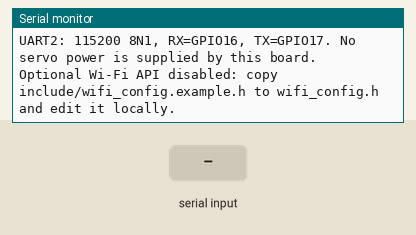
A program run on a simulated ESP32. On the bench: the last lines printed to the serial monitor. The test bench sets the inputs (shaded band).

Above: at 1.2 s.
1.3 s: "CHANGE_ME\n" received over Serial
At 1.7 s:
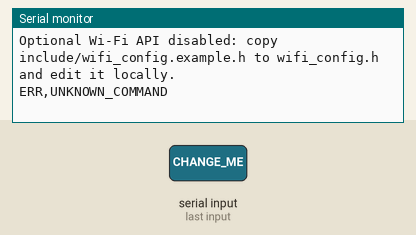
2.8 s: "CHANGE_ME\n" received over the second serial link
At 4.0 s:
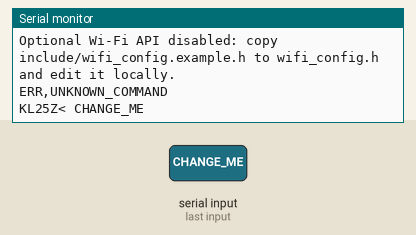
4.3 s: "OK,ARMED\n" received over the second serial link
At 5.6 s:
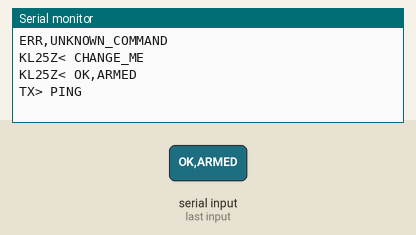
6.3 s: "OK,ARMED\n" received over Serial
At 6.7 s:
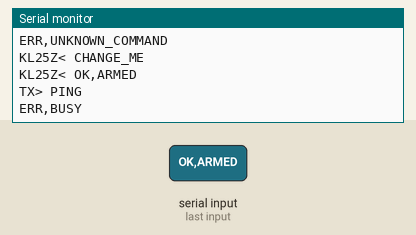
8.3 s: "READY,\n" received over the second serial link
At 9.4 s:
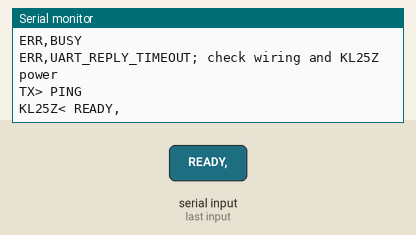
9.8 s: "OK,DISARMED\n" received over the second serial link
At 10.6 s:
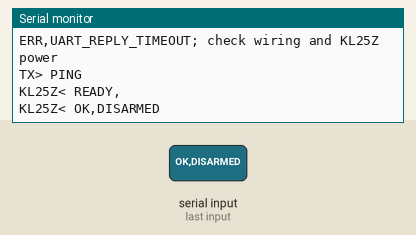

Measured:
- after the input at 1.3 s, the serial monitor: prints a new line at once (image 1)
- after the input at 2.8 s, the serial monitor: prints a new line at once (image 2)
- after the input at 4.3 s, the serial monitor: prints a new line at once (image 3)
- after the input at 6.3 s, the serial monitor: prints a new line at once (image 4)
- after the input at 8.3 s, the serial monitor: prints a new line at once (image 5)
- after the input at 9.8 s, the serial monitor: prints a new line at once (image 6)

The program:

main.cpp
```cpp
#include <Arduino.h>
#include <string.h>
#include <stdio.h>
#include "board_pins.h"
#include "tuki_protocol.h"

#if __has_include("wifi_config.h")
#include "wifi_config.h"
#define TUKI_WIFI_CONFIGURED 1
#include <WebServer.h>
#include <WiFi.h>
#else
#define TUKI_WIFI_CONFIGURED 0
#endif

namespace {
constexpr size_t kLineBufferSize = TUKI_LINE_MAX + 1u;
HardwareSerial RobotSerial(2);
char usbLine[kLineBufferSize];
size_t usbLength = 0u;
bool discardUsbLine = false;
char klLine[kLineBufferSize];
size_t klLength = 0u;
bool discardKlLine = false;
bool uartReplyPending = false;
bool klArmed = false;
uint32_t heartbeatDueAt = 0u;
uint32_t commandSentAt = 0u;
char latestKlReply[kLineBufferSize] = "not-connected";
bool sendValidatedCommand(const char *line, size_t length);

#if TUKI_WIFI_CONFIGURED
WebServer apiServer(80);
bool apiServerStarted = false;
bool wifiAttemptStarted = false;
uint32_t wifiAttemptAt = 0u;

bool wifiConfigIsValid()
{
    return strlen(TUKI_API_TOKEN) >= 24u && strncmp(TUKI_API_TOKEN, "CHANGE_ME", 9u) != 0;
}

bool apiAuthorized()
{
    if (apiServer.header("Authorization") != String("Bearer ") + TUKI_API_TOKEN) {
        apiServer.send(401, "application/json", "{\"error\":\"unauthorized\"}");
        return false;
    }
    return true;
}

void handleApiCommand()
{
    if (!apiAuthorized()) return;
    if (uartReplyPending) {
        apiServer.send(409, "application/json", "{\"error\":\"command_pending\"}");
        return;
    }
    String commandText = apiServer.arg("command");
    if (commandText.length() == 0) commandText = apiServer.arg("plain");
    if (commandText.length() == 0 || commandText.length() > TUKI_LINE_MAX) {
        apiServer.send(400, "application/json", "{\"error\":\"invalid_command_length\"}");
        return;
    }
    if (!sendValidatedCommand(commandText.c_str(), commandText.length())) {
        apiServer.send(422, "application/json", "{\"error\":\"command_rejected\"}");
        return;
    }
    uartReplyPending = true;
    apiServer.send(202, "application/json", "{\"accepted\":true,\"poll\":\"/api/status\"}");
}

void handleApiStatus()
{
    if (!apiAuthorized()) return;
    String reply = latestKlReply;
    reply.replace("\\", "\\\\");
    reply.replace("\"", "\\\"");
    char body[256];
    snprintf(body, sizeof(body), "{\"pending\":%s,\"reply\":\"%s\"}",
             uartReplyPending ? "true" : "false", reply.c_str());
    apiServer.send(200, "application/json", body);
}

void startApiIfReady()
{
    if (!wifiAttemptStarted) {
        WiFi.mode(WIFI_STA);
        WiFi.begin(TUKI_WIFI_SSID, TUKI_WIFI_PASSWORD);
        wifiAttemptStarted = true;
        wifiAttemptAt = millis();
        Serial.println("Wi-Fi connection started; credentials are local-only.");
    }
    if (!apiServerStarted && WiFi.status() == WL_CONNECTED) {
        static const char *headers[] = {"Authorization"};
        apiServer.collectHeaders(headers, 1u);
        apiServer.on("/api/command", HTTP_POST, handleApiCommand);
        apiServer.on("/api/status", HTTP_GET, handleApiStatus);
        apiServer.begin();
        apiServerStarted = true;
        Serial.print("Local API: http://");
        Serial.println(WiFi.localIP());
        Serial.println("Use Authorization: Bearer <local token>; never expose this endpoint to the public Internet.");
    }
    if (apiServerStarted) apiServer.handleClient();
    if (wifiAttemptStarted && !apiServerStarted && millis() - wifiAttemptAt > 20000u) {
        Serial.println("Wi-Fi not connected yet; retrying without blocking the UART bridge.");
        WiFi.disconnect();
        WiFi.begin(TUKI_WIFI_SSID, TUKI_WIFI_PASSWORD);
        wifiAttemptAt = millis();
    }
}
#endif

void writeError(const char *reason)
{
    Serial.print("ERR,");
    Serial.println(reason);
}

bool sendValidatedCommand(const char *line, size_t length)
{
    if (uartReplyPending) {
        writeError("BUSY");
        return false;
    }
    tuki_command_t command;
    const tuki_parse_result_t result = tuki_parse_line(line, length, &command);
    if (result != TUKI_PARSE_OK) {
        writeError(tuki_parse_result_name(result));
        return false;
    }

    /* The parser accepts one complete command only; forward its original ASCII spelling. */
    RobotSerial.write(reinterpret_cast<const uint8_t *>(line), length);
    RobotSerial.write('\n');
    Serial.print("TX> ");
    Serial.write(reinterpret_cast<const uint8_t *>(line), length);
    Serial.println();
    uartReplyPending = true;
    commandSentAt = millis();
    return true;
}

void readUsbConsole()
{
    while (Serial.available() > 0) {
        const char ch = static_cast<char>(Serial.read());
        if (ch == '\r') {
            continue;
        }
        if (ch == '\n') {
            if (discardUsbLine) {
                writeError("TOO_LONG");
            } else if (usbLength > 0u) {
                sendValidatedCommand(usbLine, usbLength);
            }
            usbLength = 0u;
            discardUsbLine = false;
            continue;
        }
        if (discardUsbLine) {
            continue;
        }
        if (usbLength >= TUKI_LINE_MAX) {
            discardUsbLine = true;
            continue;
        }
        usbLine[usbLength++] = ch;
    }
}

void readKl25Replies()
{
    while (RobotSerial.available() > 0) {
        const char ch = static_cast<char>(RobotSerial.read());
        if (ch == '\r') {
            continue;
        }
        if (ch == '\n') {
            if (discardKlLine) {
                writeError("KL_REPLY_TOO_LONG");
            } else if (klLength > 0u) {
                const size_t copyLength = klLength < sizeof(latestKlReply) - 1u
                                              ? klLength : sizeof(latestKlReply) - 1u;
                memcpy(latestKlReply, klLine, copyLength);
                latestKlReply[copyLength] = '\0';
                uartReplyPending = false;
                if (strcmp(latestKlReply, "OK,ARMED") == 0) {
                    klArmed = true;
                    heartbeatDueAt = millis() + 500u;
                } else if (strncmp(latestKlReply, "READY,", 6u) == 0) {
                    klArmed = false;
                } else if (strncmp(latestKlReply, "OK,DISARMED", 11u) == 0 ||
                           strncmp(latestKlReply, "ERR,LINK_TIMEOUT", 16u) == 0) {
                    klArmed = false;
                } else if (strncmp(latestKlReply, "STATUS,", 7u) == 0) {
                    if (strstr(latestKlReply, ",arm=1,") != nullptr) klArmed = true;
                    if (strstr(latestKlReply, ",arm=0,") != nullptr) klArmed = false;
                }
                Serial.print("KL25Z< ");
                Serial.write(reinterpret_cast<const uint8_t *>(klLine), klLength);
                Serial.println();
            }
            klLength = 0u;
            discardKlLine = false;
            continue;
        }
        if (discardKlLine) {
            continue;
        }
        if (klLength >= TUKI_LINE_MAX) {
            discardKlLine = true;
            continue;
        }
        klLine[klLength++] = ch;
    }
}
} // namespace

void setup()
{
    Serial.begin(115200);
    RobotSerial.begin(TUKI_UART_BAUD, SERIAL_8N1, TUKI_UART2_RX_GPIO, TUKI_UART2_TX_GPIO);
    Serial.println("TUKI ESP32 bridge ready; enter HELP for protocol commands.");
    Serial.println("UART2: 115200 8N1, RX=GPIO16, TX=GPIO17. No servo power is supplied by this board.");
#if TUKI_WIFI_CONFIGURED
    if (!wifiConfigIsValid()) {
        Serial.println("Wi-Fi API disabled: set a unique API token (24+ characters) in local wifi_config.h.");
    }
#else
    Serial.println("Optional Wi-Fi API disabled: copy include/wifi_config.example.h to wifi_config.h and edit it locally.");
#endif
}

void loop()
{
    readUsbConsole();
    readKl25Replies();
    if (uartReplyPending && millis() - commandSentAt > 2000u) {
        uartReplyPending = false;
        strcpy(latestKlReply, "timeout-no-uart-reply");
        Serial.println("ERR,UART_REPLY_TIMEOUT; check wiring and KL25Z power");
    }
    if (klArmed && !uartReplyPending && static_cast<int32_t>(millis() - heartbeatDueAt) >= 0) {
        heartbeatDueAt = millis() + 500u;
        (void)sendValidatedCommand("PING", 4u);
    }
#if TUKI_WIFI_CONFIGURED
    if (wifiConfigIsValid()) {
        startApiIfReady();
    }
#endif
}
```

board_pins.h
```cpp
#ifndef TUKI_ESP32_BOARD_PINS_H
#define TUKI_ESP32_BOARD_PINS_H

/* ESP32 classic Dev module: UART2 TX -> KL25Z UART1_RX, RX <- UART1_TX. */
#define TUKI_UART2_RX_GPIO 16
#define TUKI_UART2_TX_GPIO 17
#define TUKI_UART_BAUD 115200UL

#endif
```

wifi_config.example.h
```cpp
#ifndef TUKI_WIFI_CONFIG_H
#define TUKI_WIFI_CONFIG_H

/* Copy this file to wifi_config.h and set local values. Never commit that file. */
#define TUKI_WIFI_SSID "YOUR_WIFI_NETWORK"
#define TUKI_WIFI_PASSWORD "YOUR_WIFI_PASSWORD"
#define TUKI_API_TOKEN "CHANGE_ME_TO_A_RANDOM_SECRET_AT_LEAST_24_CHARS"

#endif
```
